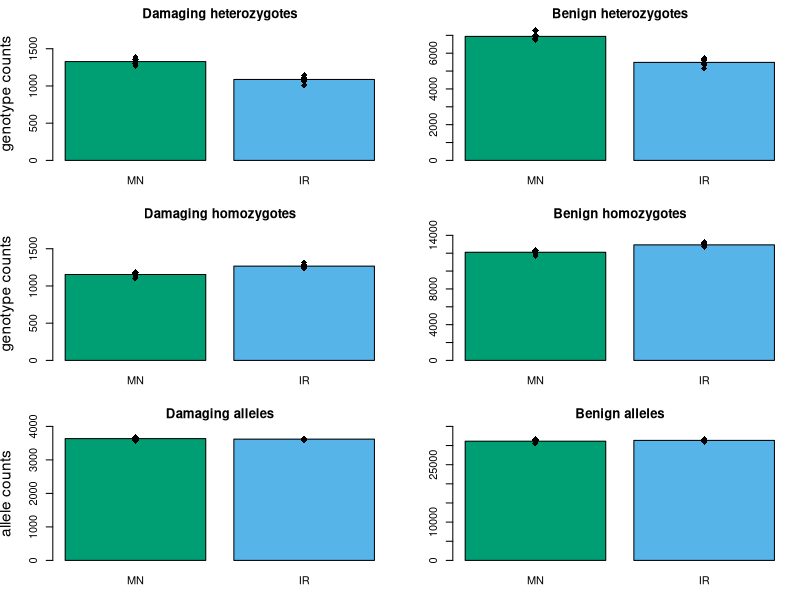
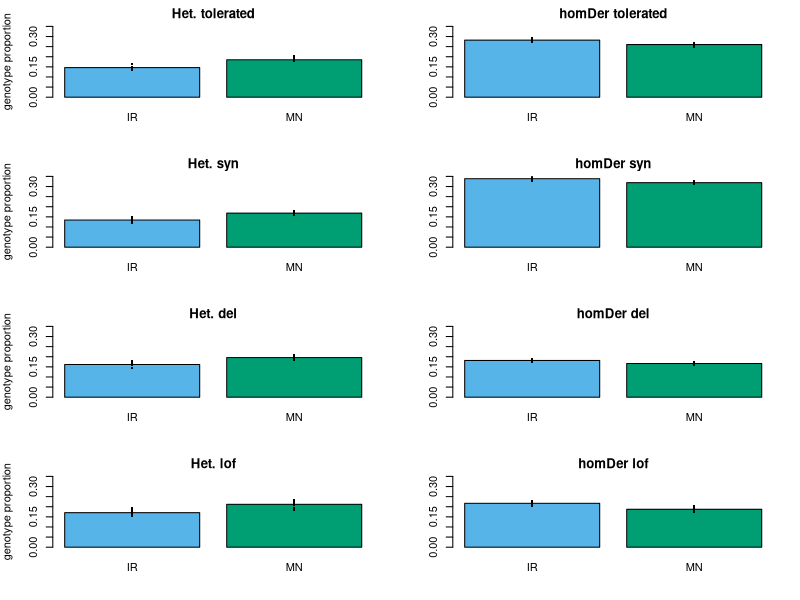

Source code (R) for these figures, in order:

####### plot annotated genotype proportions #######


### deleterious
homRef_del <- c(3970, 4053, 4213, 4128, 4075, 4167, 4130, 4203, 4113, 3960, 4003, 3998, 3945, 4025, 3984, 3984, 3928, 3985, 4012, 4081, 3669)
het_del <-c(380, 1001, 919, 989, 1009, 1039, 1017, 955, 1014, 709, 1202, 1243, 1160, 1191, 1238, 1142, 1256, 1240, 1199, 620, 1736)
homAlt_del <- c(780, 982, 1190, 1139, 1119, 1111, 1133, 1168, 1136, 1001, 1055, 1034, 1058, 1055, 1053, 1049, 1000, 1046, 1072, 1018, 890)
del_muts <- rbind(homRef_del,het_del,homAlt_del)
del_geno_props <- del_muts/colSums(del_muts)
del_der_allele_count <- del_muts[2,]+del_muts[3,]*2


### tolerated
homRef_tol <-c(7996, 8191, 8564, 8448, 8337, 8455, 8485, 8535, 8474, 7937, 8151, 8199, 8078, 8127, 8242, 8194, 8068, 8166, 8200, 8201, 7539)
het_tol <- c(852, 2220, 1972, 2161, 2033, 2188, 2125, 2070, 2108, 1672, 2684, 2678, 2616, 2630, 2589, 2612, 2828, 2706, 2638, 1356, 3737)
homAlt_tol <- c(2642, 3690, 4253, 4145, 4137, 4188, 4095, 4185, 4087, 3481, 3867, 3760, 3864, 3911, 3956, 3744, 3671, 3859, 3892, 3452, 3439)
tol_muts <- rbind(homRef_tol,het_tol,homAlt_tol)
tol_geno_props <- tol_muts/colSums(tol_muts)
tol_der_allele_count <- tol_muts[2,]+tol_muts[3,]*2


### synonymous
homRef_syn <-c(12901, 13113, 13898, 13844, 13207, 13766, 13711, 13871, 13756, 12860, 13184, 13278, 12966, 13238, 13272, 13199, 13149, 13286, 13241, 13494, 12046)
het_syn <-c(1594, 3922, 3165, 3259, 3694, 3492, 3492, 3285, 3350, 2725, 4344, 4313, 4196, 4157, 4305, 4141, 4436, 4316, 4263, 2216, 6612)
homAlt_syn <-c(5849, 7971, 8991, 8850, 8582, 8780, 8696, 8855, 8675, 7688, 8291, 8177, 8301, 8366, 8365, 8175, 8029, 8287, 8404, 7550, 7309)
syn_muts <- rbind(homRef_syn,het_syn,homAlt_syn)
syn_geno_props <- syn_muts/colSums(syn_muts)
syn_der_allele_count <- syn_muts[2,]+syn_muts[3,]*2


### LOF
homRef_lof<-c(339, 360, 360, 347, 342, 346, 362, 350, 356, 328, 346, 333, 346, 364, 351, 338, 336, 348, 342, 357, 288)
het_lof <-c(36, 81, 91, 92, 92, 106, 89, 107, 91, 71, 124, 134, 105, 108, 118, 123, 130, 111, 123, 47, 167)
homAlt_lof <-c(77, 114, 124, 130, 123, 128, 121, 122, 119, 94, 102, 100, 115, 109, 108, 108, 103, 112, 107, 103, 106)
lof_muts <- rbind(homRef_lof,het_lof,homAlt_lof)
lof_geno_props <- lof_muts/colSums(lof_muts)
lof_der_allele_count <- lof_muts[2,]+lof_muts[3,]*2



### damaging
homRef_damaging <- homRef_lof+homRef_del
het_damaging <- het_lof+het_del
homAlt_damaging <- homAlt_del+homAlt_lof
damaging_muts <- rbind(homRef_damaging,het_damaging,homAlt_damaging)
damaging_geno_props <- damaging_muts/colSums(damaging_muts)
damaging_allele_count <- lof_der_allele_count+del_der_allele_count


### benign
homRef_benign <- homRef_syn+homRef_tol
het_benign <- het_syn+het_tol
homAlt_benign <- homAlt_tol+homAlt_syn
benign_muts <- rbind(homRef_benign,het_benign,homAlt_benign)
benign_geno_props <- benign_muts/colSums(benign_muts)
benign_allele_count <- syn_der_allele_count+tol_der_allele_count



### % changes

# damaging hets
1 - mean(damaging_muts[2,3:9])/mean(damaging_muts[2,11:19])

# benign hets
1 - mean(benign_muts[2,3:9])/mean(benign_muts[2,11:19])

# damaging homozygotes
1 - mean(damaging_muts[3,3:9])/mean(damaging_muts[3,11:19])

# benign homozygotes
1 - mean(benign_muts[3,3:9])/mean(benign_muts[3,11:19])


### Plot damaging and benign
setwd("~/Documents/UCLA/Moose/Analysis/count_variants/Plots")
pdf("moose_genotype_proportions_21Moose_round1.pdf", width=5, height=7)

par(mfrow=c(3,2), mar=c(3,4,2,1))

cex=1.3

names <- c("MN","IR")
colors <- c("#009E73","#56B4E9")

# heterozygotes
bp<-barplot(c(mean(damaging_muts[2,11:19]),mean(damaging_muts[2,3:9])), names = names, main = "Damaging heterozygotes", col = colors, ylab="genotype counts", ylim=c(0,1800), cex.lab  = 1.4)
points(x=rep(bp[1,1], times=length(damaging_muts[2,11:19])), y=damaging_muts[2,11:19], pch =18, cex=cex)
points(x=rep(bp[2,1], times=length(damaging_muts[2,3:9])), y=damaging_muts[2,3:9], pch =18, cex=cex)

bp<-barplot(c(mean(benign_muts[2,11:19]),mean(benign_muts[2,3:9])), names = names, main = "Benign heterozygotes", col = colors, ylab="", ylim=c(0,7500))
points(x=rep(bp[1,1], times=length(benign_muts[2,11:19])), y=benign_muts[2,11:19], pch =18, cex=cex)
points(x=rep(bp[2,1], times=length(benign_muts[2,3:9])), y=benign_muts[2,3:9], pch =18, cex=cex)

# homozygotes
bp<-barplot(c(mean(damaging_muts[3,11:19]),mean(damaging_muts[3,3:9])),names = names, main = "Damaging homozygotes",col = colors, ylim=c(0,1800), ylab="genotype counts", cex.lab  = 1.4, cex.lab  = 1.4)
points(x=rep(bp[1,1], times=length(damaging_muts[3,11:19])), y=damaging_muts[3,11:19], pch =18, cex=cex)
points(x=rep(bp[2,1], times=length(damaging_muts[3,3:9])), y=damaging_muts[3,3:9], pch =18, cex=cex)

bp<-barplot(c(mean(benign_muts[3,11:19]),mean(benign_muts[3,3:9])),names = names, main = "Benign homozygotes",col = colors, ylim=c(0,15000))
points(x=rep(bp[1,1], times=length(benign_muts[3,11:19])), y=benign_muts[3,11:19], pch =18, cex=cex)
points(x=rep(bp[2,1], times=length(benign_muts[3,3:9])), y=benign_muts[3,3:9], pch =18, cex=cex)

# derived allele count

bp<-barplot(c(mean(damaging_allele_count[11:19]),mean(damaging_allele_count[3:9])),names = names, main = "Damaging alleles",col = colors, ylim=c(0,4000), ylab="allele counts", cex.lab  = 1.4)
points(x=rep(bp[1,1], times=length(damaging_allele_count[11:19])), y=damaging_allele_count[11:19], pch =18, cex=cex)
points(x=rep(bp[2,1], times=length(damaging_allele_count[3:9])), y=damaging_allele_count[3:9], pch =18, cex=cex)

bp<-barplot(c(mean(benign_allele_count[11:19]),mean(benign_allele_count[3:9])),names = names, main = "Benign alleles",col = colors, ylim=c(0,35000))
points(x=rep(bp[1,1], times=length(benign_allele_count[11:19])), y=benign_allele_count[11:19], pch =18, cex=cex)
points(x=rep(bp[2,1], times=length(benign_allele_count[3:9])), y=benign_allele_count[3:9], pch =18, cex=cex)

dev.off()













#### plot DEL, SYN, LOF, TOL
setwd("~/Documents/UCLA/Moose/Analysis/count_variants/Plots")
png("moose_genotype_proportions_21Moose_round1.png", width=5, height=8, units="in", res=600)

par(mfrow=c(4,2), mar=c(4,4,2,2))
# tolerated
bp<-barplot(c(mean(tol_geno_props[2,3:9]),mean(tol_geno_props[2,11:19])), names = c("IR","MN"), main = "Het. tolerated", col = c("#56B4E9","#009E73"), ylab="genotype proportion", ylim=c(0,0.35))
points(x=rep(bp[1,1], times=length(tol_geno_props[2,3:9])), y=tol_geno_props[2,3:9], pch =15, cex=0.5)
points(x=rep(bp[2,1], times=length(tol_geno_props[2,11:19])), y=tol_geno_props[2,11:19], pch =15, cex=0.5)

bp<-barplot(c(mean(tol_geno_props[3,3:9]),mean(tol_geno_props[3,11:19])),names = c("IR","MN"), main = "homDer tolerated",col = c("#56B4E9","#009E73"), ylim=c(0,0.35))
points(x=rep(bp[1,1], times=length(tol_geno_props[3,3:9])), y=tol_geno_props[3,3:9], pch =15, cex=0.5)
points(x=rep(bp[2,1], times=length(tol_geno_props[3,11:19])), y=tol_geno_props[3,11:19], pch =15, cex=0.5)




# synonymous
bp<-barplot(c(mean(syn_geno_props[2,3:9]),mean(syn_geno_props[2,11:19])), names = c("IR","MN"), main = "Het. syn", col = c("#56B4E9","#009E73"), ylab="genotype proportion", ylim=c(0,0.35))
points(x=rep(bp[1,1], times=length(syn_geno_props[2,3:9])), y=syn_geno_props[2,3:9], pch =15, cex=0.5)
points(x=rep(bp[2,1], times=length(syn_geno_props[2,11:19])), y=syn_geno_props[2,11:19], pch =15, cex=0.5)

bp<-barplot(c(mean(syn_geno_props[3,3:9]),mean(syn_geno_props[3,11:19])),names = c("IR","MN"), main = "homDer syn",col = c("#56B4E9","#009E73"), ylim=c(0,0.35))
points(x=rep(bp[1,1], times=length(syn_geno_props[3,3:9])), y=syn_geno_props[3,3:9], pch =15, cex=0.5)
points(x=rep(bp[2,1], times=length(syn_geno_props[3,11:19])), y=syn_geno_props[3,11:19], pch =15, cex=0.5)



# deleterious
bp<-barplot(c(mean(del_geno_props[2,3:9]),mean(del_geno_props[2,11:19])), names = c("IR","MN"), main = "Het. del", col = c("#56B4E9","#009E73"), ylab="genotype proportion", ylim=c(0,0.35))
points(x=rep(bp[1,1], times=length(del_geno_props[2,3:9])), y=del_geno_props[2,3:9], pch =15, cex=0.5)
points(x=rep(bp[2,1], times=length(del_geno_props[2,11:19])), y=del_geno_props[2,11:19], pch =15, cex=0.5)

bp<-barplot(c(mean(del_geno_props[3,3:9]),mean(del_geno_props[3,11:19])),names = c("IR","MN"), main = "homDer del",col = c("#56B4E9","#009E73"), ylim=c(0,0.35))
points(x=rep(bp[1,1], times=length(del_geno_props[3,3:9])), y=del_geno_props[3,3:9], pch =15, cex=0.5)
points(x=rep(bp[2,1], times=length(del_geno_props[3,11:19])), y=del_geno_props[3,11:19], pch =15, cex=0.5)

# LOF
bp<-barplot(c(mean(lof_geno_props[2,3:9]),mean(lof_geno_props[2,11:19])), names = c("IR","MN"), main = "Het. lof", col = c("#56B4E9","#009E73"), ylab="genotype proportion", ylim=c(0,0.35))
points(x=rep(bp[1,1], times=length(lof_geno_props[2,3:9])), y=lof_geno_props[2,3:9], pch =15, cex=0.5)
points(x=rep(bp[2,1], times=length(lof_geno_props[2,11:19])), y=lof_geno_props[2,11:19], pch =15, cex=0.5)

bp<-barplot(c(mean(lof_geno_props[3,3:9]),mean(lof_geno_props[3,11:19])),names = c("IR","MN"), main = "homDer lof",col = c("#56B4E9","#009E73"), ylim=c(0,0.35))
points(x=rep(bp[1,1], times=length(lof_geno_props[3,3:9])), y=lof_geno_props[3,3:9], pch =15, cex=0.5)
points(x=rep(bp[2,1], times=length(lof_geno_props[3,11:19])), y=lof_geno_props[3,11:19], pch =15, cex=0.5)

dev.off()

